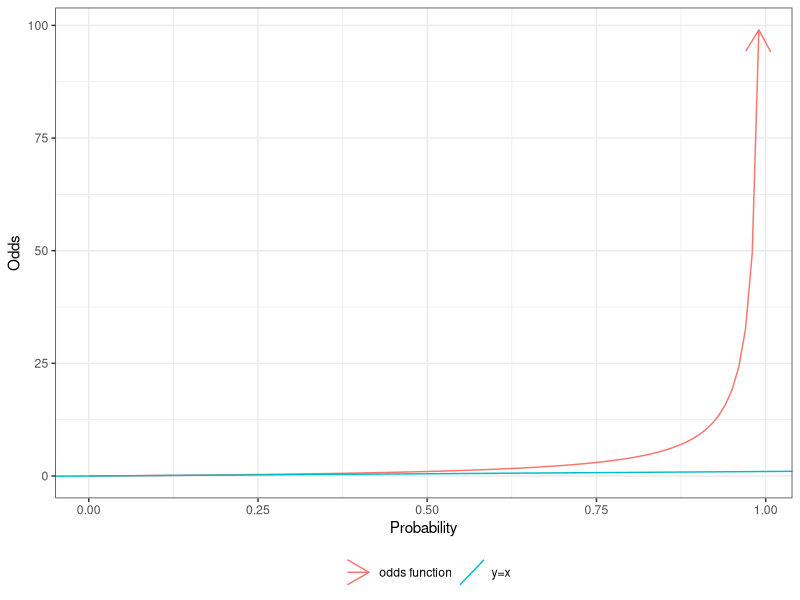
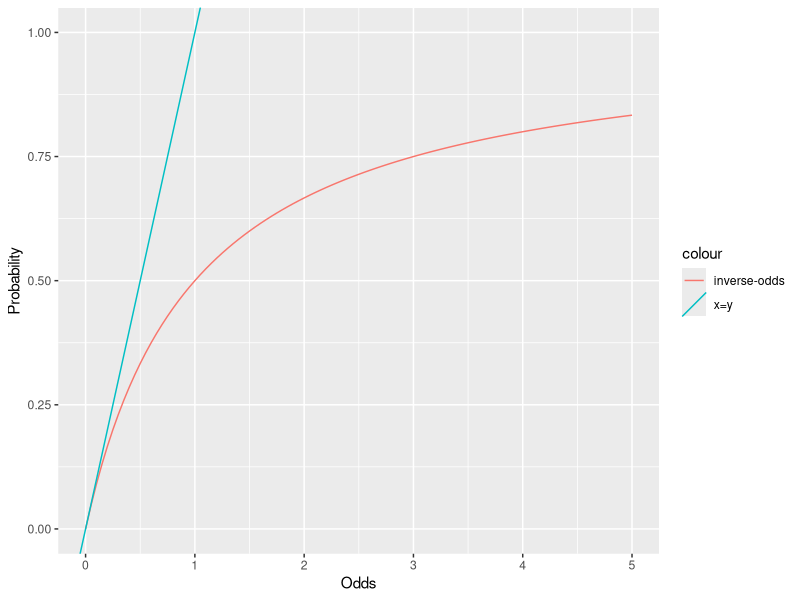

Recreate these plots in R, in order. (Note: this script raises an error after producing the figures.)
## ---- chunk 1
#| code-fold: true
#| label: fig-odds-probs
#| fig-cap: "Odds versus probability"

odds = function(pi) pi / (1 - pi)
library(ggplot2)
ggplot() +
  geom_function(
    fun = odds,
    arrow = arrow(ends = "last"),
    mapping = aes(col = "odds function")
  ) +
  xlim(0, .99) +
  xlab("Probability") +
  ylab("Odds") +
  geom_abline(aes(
    intercept = 0,
    slope = 1,
    col = "y=x"
  )) +
  theme_bw() +
  labs(colour = "") +
  theme(legend.position = "bottom")

## ---- chunk 2
#| include: false
#| label: compute-odds-from-prob
pi_OC = 13/5000
odds_OC = odds(pi_OC)
## ---- chunk 3
pi_nOC = 7 / 10000
odds_nOC = pi_nOC / (1 - pi_nOC)
## ---- chunk 4
#| label: fig-inv-odds
#| fig-cap: The inverse odds function, $\invoddsf{\odds}$
odds_inv = function(omega) (1 + omega^-1)^-1
ggplot() +
  geom_function(fun = odds_inv, aes(col = "inverse-odds")) +
  xlab("Odds") +
  ylab("Probability") +
  xlim(0,5) +
  ylim(0,1) +
  geom_abline(aes(intercept = 0, slope = 1, col = "x=y"))
## ---- chunk 5
pi1 = .01
pi2 = .02
pi2/pi1
odds(pi2)/odds(pi1)

## ---- chunk 6
pi1 = .4
pi2 = .5
pi2/pi1
odds(pi2)/odds(pi1)

## ---- chunk 7
#| label: tbl-oc-mi2
#| tbl-cap: "Simulated data from study of oral contraceptive use and heart attack risk"
tbl_oc_mi
